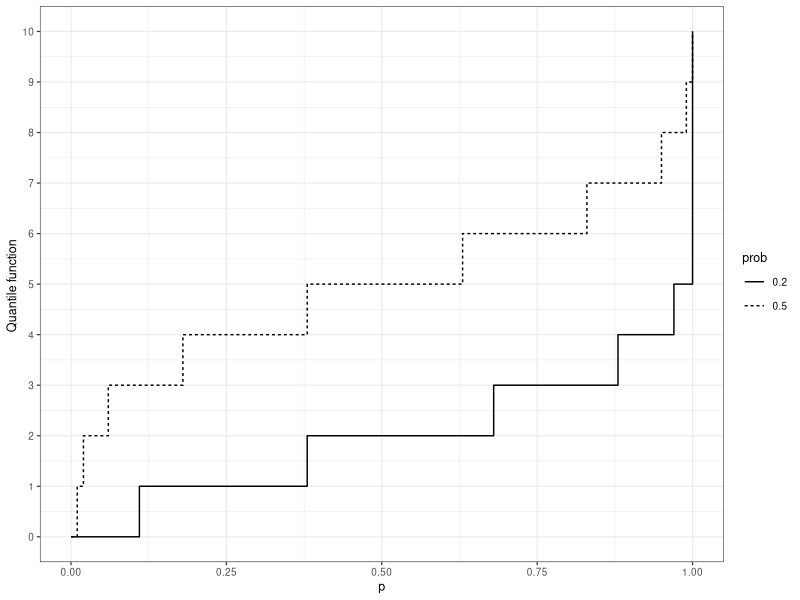
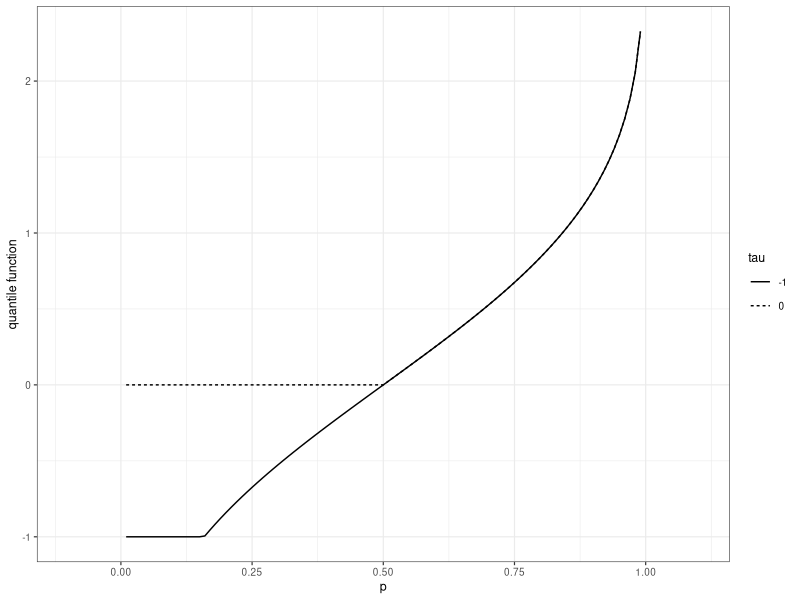
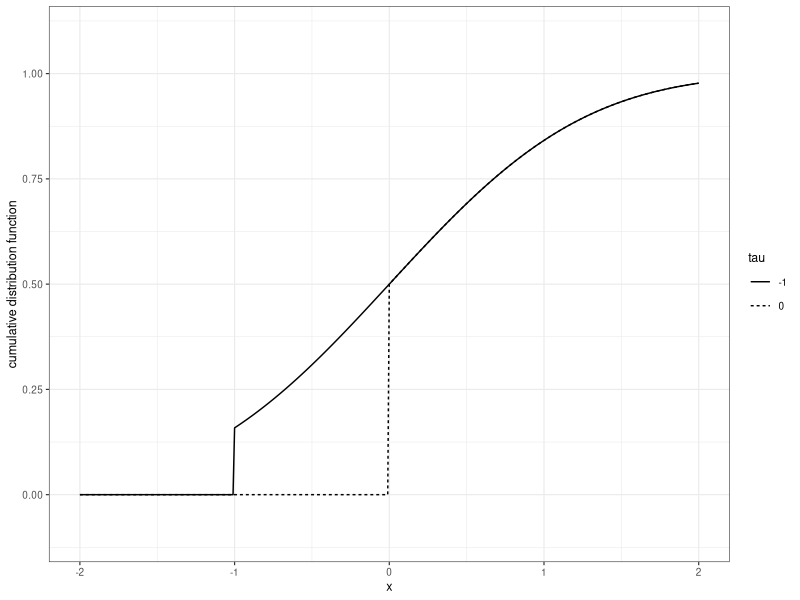
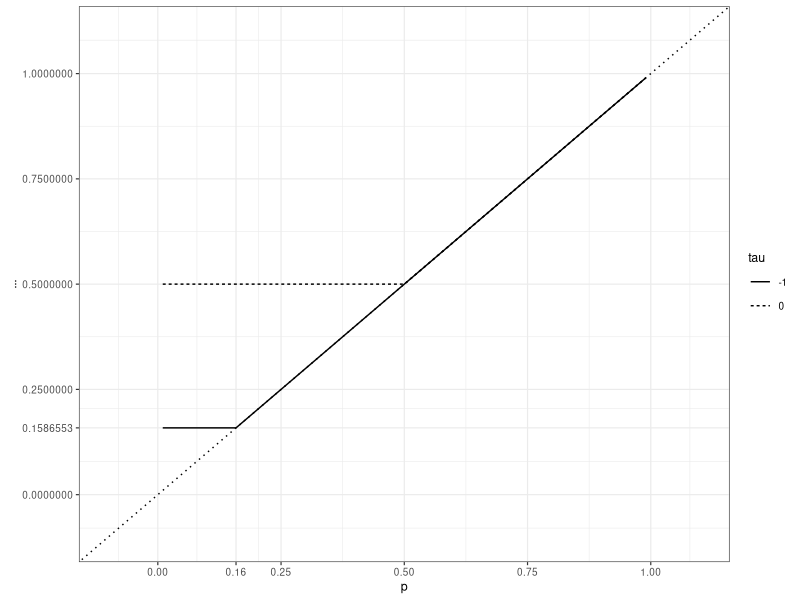
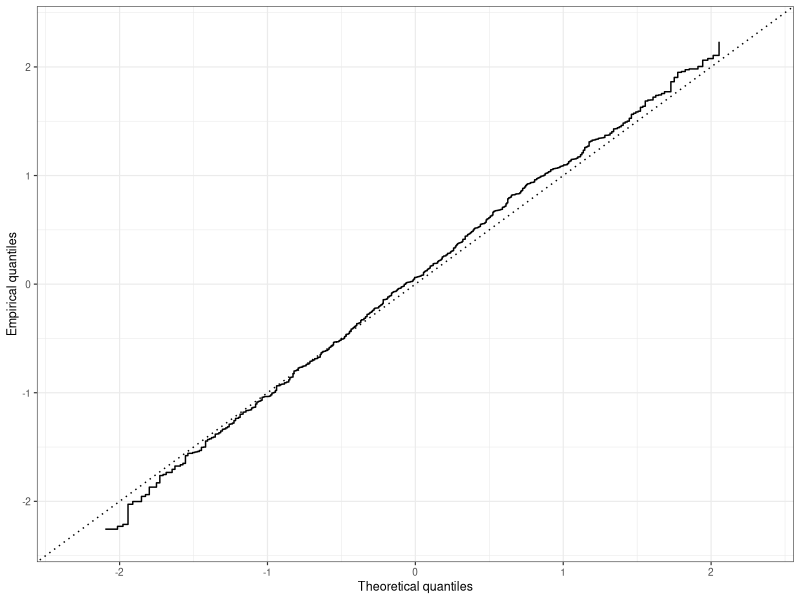

R code for these plots, in order:
## ---- chunk 1
# %%
require(tidyverse)
require(kableExtra)
old_theme <-theme_set(theme_bw(base_size=9, base_family = "Helvetica"))
options(tinytex.verbose = TRUE)
# %%
## ---- chunk 2
# %%
n <- 10
p <- seq(0, 1, by=.01)
probs <-  c(.2,  .5)

df <- as.data.frame(c(list("p"=p),
                      probs %>% purrr::map(.f = function(prob) qbinom(p, n, prob))))

names(df) <- c("p", format(probs, digits=2))

df <- tidyr::gather(df, key="prob", value="quantile", -p)

p <- ggplot2::ggplot(data = df) +
     ggplot2::geom_step(mapping=ggplot2::aes(x=p, y=quantile, linetype=prob), color=1, direction = "hv", lineend="butt") +
     ggplot2::xlab("p") +
     ggplot2::ylab("Quantile function ") +
     ggplot2::xlim(xlim = c(-.1, 1.1))  +
     ggplot2::scale_y_continuous(breaks=seq(0,10)) +
     ggplot2::scale_x_continuous(breaks=seq(0, 1, by=.25))
p

rm(df, probs, p)
# %%
## ---- chunk 3
# %%
tau <-  c(0,  -1)
df <- tibble::tibble(p=seq(0.01, .99, by=0.01)) %>%
      mutate('0' = qnorm(pmax(pnorm(0), p)),
             '-1' =qnorm(pmax(pnorm(-1), p))) %>%
      tidyr::gather(key="tau", value="quantile", -p)

p <- ggplot2::ggplot(data = df,
                     mapping= ggplot2::aes(x=p, y=quantile, group=tau)) +
  ggplot2::xlab("p") +
  ggplot2::ylab("quantile function") +
  ggplot2::xlim(xlim = c(-0.1, 1.1)) +
  ggplot2::ylim(ylim = c(-1.1, 2.5)) +
  ggplot2::geom_line(aes(linetype=tau)) +
  ggplot2::scale_y_continuous(breaks=seq(-2,10)) +
  ggplot2::scale_x_continuous(breaks=seq(0, 1, by=.25), limits=c(-0.1, 1.1))

p

rm(df, tau, p)
# %%
## ---- chunk 4
df2 <- tibble::tibble(x=seq(-2, 2, by=0.01)) %>%
      mutate('0' = ifelse(x<0, 0, pnorm(x)),
             '-1' = ifelse(x< (-1), 0, pnorm(x))) %>%
      tidyr::gather(key="tau", value="cdf", -x)

q <- ggplot2::ggplot(data = df2,
                     mapping= ggplot2::aes(x=x, y=cdf, group=tau)) +
  ggplot2::xlab("x") +
  ggplot2::ylab("cumulative distribution function") +
  ggplot2::geom_line(aes(linetype=tau)) +
  ggplot2::scale_x_continuous(breaks=seq(-2, 2, by=1.), limits=c(-2, 2)) +
  ggplot2::scale_y_continuous(breaks=seq(0, 1, by=.25), limits=c(-0.1, 1.1))

q

rm(df2, q)
## ---- chunk 5

df <- tibble::tibble(p=seq(0.01, .99, by=0.001)) %>%
      mutate(tau0 = qnorm(pmax(pnorm(0), p)),
             tau1 =qnorm(pmax(pnorm(-1), p))) %>%
      mutate('0' = ifelse(tau0<=0, pnorm(0), pnorm(tau0)),
             '-1' = ifelse(tau1<=(-1), pnorm(-1), pnorm(tau1))) %>%
      dplyr::select(-dplyr::starts_with('tau')) %>%
      tidyr::gather(key="tau", value="value", -p)

p <- ggplot2::ggplot(data = df,
                     mapping= ggplot2::aes(x=p, y=value, group=tau)) +
  ggplot2::xlab("p") +
  ggplot2::ylab("...") +
  ggplot2::geom_line(aes(linetype=tau)) +
  ggplot2::scale_y_continuous(breaks=c(0, pnorm(-1), .25, .5, .75, 1.), limits=c(-0.1, 1.1)) +
  ggplot2::scale_x_continuous(breaks=c(0, pnorm(-1), .25, .5, .75, 1.),
                              labels=format(c(0, pnorm(-1), .25, .5, .75, 1.), digits=2),
                              limits=c(-0.1, 1.1)) +
  ggplot2::geom_abline(slope=1, intercept=0, linetype=81)

p

rm(df, p)

## ---- chunk 6
# %%
n <- 500
sample <- sort(rnorm(n))
p <- seq(.01, .99, by=1/n)
df <- tibble::tibble('x'=qnorm(p),
                     'y'=quantile(sample, p, type=1))

q <- ggplot2::ggplot(data = df) +
     ggplot2::geom_step(mapping=ggplot2::aes(x=x, y=y), color=1, direction = "hv", lineend="butt") +
     ggplot2::geom_abline(slope=1, intercept=0, linetype="dotted") +
     ggplot2::ylim(range(df[["x"]])) +
     ggplot2::xlab("Theoretical quantiles") +
     ggplot2::ylab("Empirical quantiles")
q

rm(n, sample, p, df, q)
# %%
